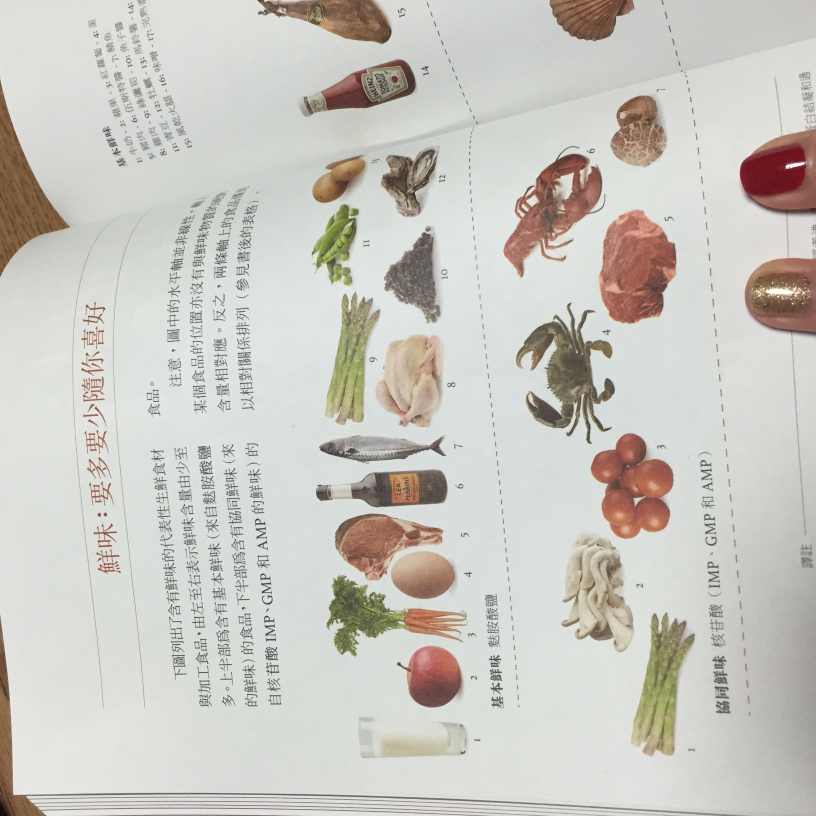
#> input picture tools/test.jpg, 2448 x 2448 px (shown at 1/3 size)
$ python PIL_learn.py
#> lines starting #> are read from the running program, lines starting #| are printed output that depends on the picture
'''

https://pillow.readthedocs.org/
由于PIL仅支持到Python 2.7，加上年久失修，于是一群志愿者在PIL的基础上创建了兼容的版本，名字叫Pillow，支持最新Python 3.x，又加入了许多新特性，因此，我们可以直接安装使用Pillow。

sudo apt-get install libjpeg-dev libfreetype6-dev

$ pip3 install pillow -i http://pypi.v2ex.com/simple

'''

from PIL import Image

im=Image.open('test.jpg')
#> im is the input picture: PIL image 2448x2448 RGB; mean R, G, B 202.1, 200, 193.7

w,h=im.size
#> w = 2448; h = 2448
print('Original image size: %sx%s' % (w, h))
#| Original image size: 2448x2448

im.thumbnail((w//2,h//2))
#> im: PIL image 1224x1224 RGB
print('Resize image to: %sx%s' % (w//2, h//2))
#| Resize image to: 1224x1224

im.save('thumbnail.jpg','jpeg')


from PIL import ImageFilter
im = Image.open('test.jpg')
# 应用模糊滤镜:
im2 = im.filter(ImageFilter.BLUR)
im2.save('blur.jpg', 'jpeg')


#比如要生成字母验证码图片


from PIL import ImageDraw, ImageFont

import random

# 随机字母:
def rndChar():
    return chr(random.randint(65, 90))

# 随机颜色1:
def rndColor():
    return (random.randint(64, 255), random.randint(64, 255), random.randint(64, 255))

# 随机颜色2:
def rndColor2():
    return (random.randint(32, 127), random.randint(32, 127), random.randint(32, 127))

# 240 x 60:
width = 60 * 4
height = 60
image = Image.new('RGB', (width, height), (255, 255, 255))
#> image: PIL image 240x60 RGB; every value is 255
# 创建Font对象:
font = ImageFont.truetype('Arial.ttf', 36)
# 创建Draw对象:
draw = ImageDraw.Draw(image)
# 填充每个像素:
for x in range(width):
    for y in range(height):
        draw.point((x, y), fill=rndColor())
# 输出文字:
for t in range(4):
    draw.text((60 * t + 10, 10), rndChar(), font=font, fill=rndColor2())
# 模糊:
image = image.filter(ImageFilter.BLUR)
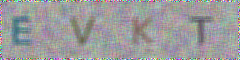
#> image: PIL image 240x60 RGB; mean R, G, B 156.1, 155.4, 156.5
image.save('code.jpg', 'jpeg')
